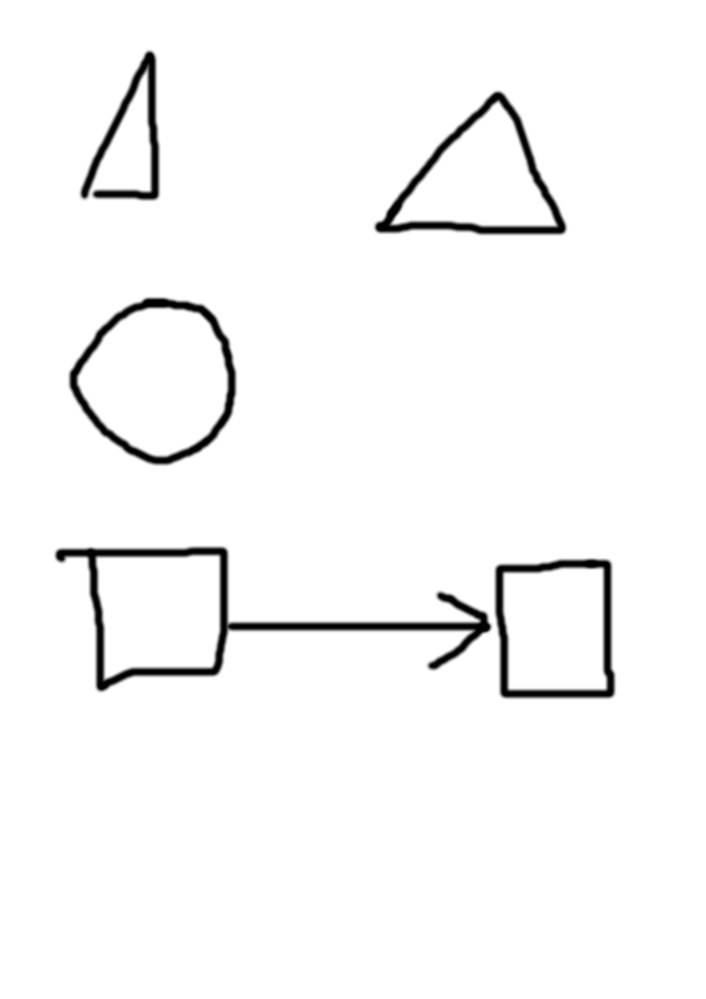
#> input picture dataset/shapes from gimp.png, 706 x 999 px, shrunk from 2480 x 3508 before the run
$ python -i process_image.py   (imports and definitions only)
#> lines starting #> are read from the running program, lines starting #| are printed output that depends on the picture; after the words box and inside, x2 and y2 are one past the last pixel; in counts of white or black regions, pixels touching at a corner belong together
from save_and_process_images import save_and_process_imgs
import numpy as np
import cv2
from os import walk, path, getcwd

def __dilateImage(img):
    kernel = np.ones((5,5))
    return cv2.dilate(img, kernel, iterations=1)

def process_image(source):
    imgBlur = cv2.GaussianBlur(source, (7,7),1)
    imgGrayBlur = cv2.cvtColor(imgBlur, cv2.COLOR_BGR2GRAY)
    threshold1 = cv2.getTrackbarPos("Threshold1", "Thresholds")
    threshold2 = cv2.getTrackbarPos("Threshold2", "Thresholds")
    print(threshold1)
    print(threshold2)
    return __dilateImage(cv2.Canny(imgGrayBlur,threshold1 if threshold1 != -1 else 92, threshold2 if threshold2 != -1 else 0))

def get_all_files_paths_from_folder(folder_path):
    absolute_path = path.join(getcwd(), folder_path)
    f= []
    for (dirpath,_, filenames) in walk(absolute_path):
        for filename in filenames:
            f.append(path.join(dirpath,filename))
        break
    return f

def process_images_from_path(path):
    imgs_paths = get_all_files_paths_from_folder(path)
    print(imgs_paths)
    processed_imgs = []
    for path in imgs_paths:
        processed_imgs.append(process_image(cv2.imread(path)))
    return processed_imgs


# [1 line not run here, left out]

>>> import cv2
>>> picture = cv2.imread('../dataset/shapes from gimp.png')
#> picture is the input picture: shape (999, 706, 3); min 0, max 255, mean 247.4
>>> result = process_image(picture)
#> in __dilateImage, `return cv2.dilate(img, kernel, iterations=1)`:
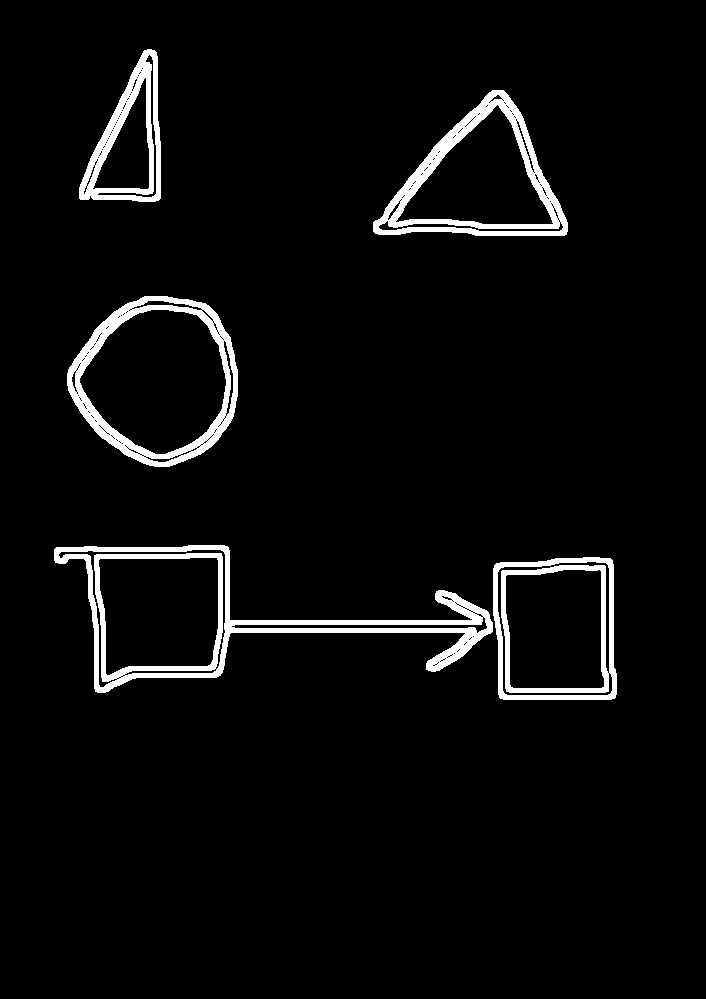
#> returned value: shape (999, 706); 4.4% white; 5 white regions, box (x1, y1, x2, y2) and area: (54, 545, 493, 693) 9826, (67, 296, 238, 467) 6247, (373, 90, 568, 236) 6213, (493, 557, 617, 700) 4806, (79, 49, 161, 202) 4101
